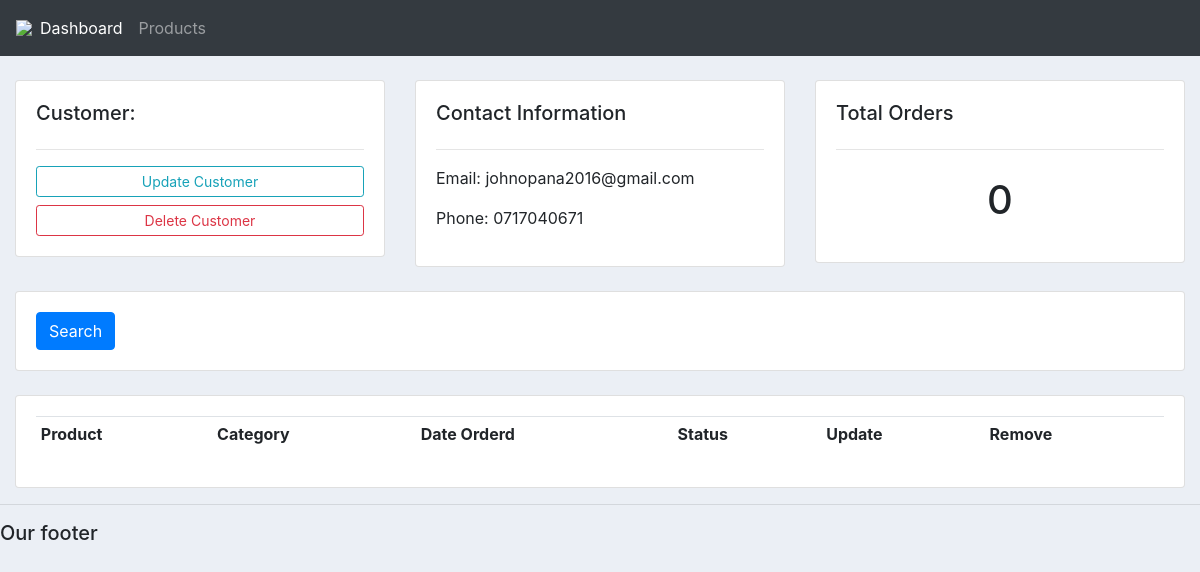
The app's page /customer/1/, older data.
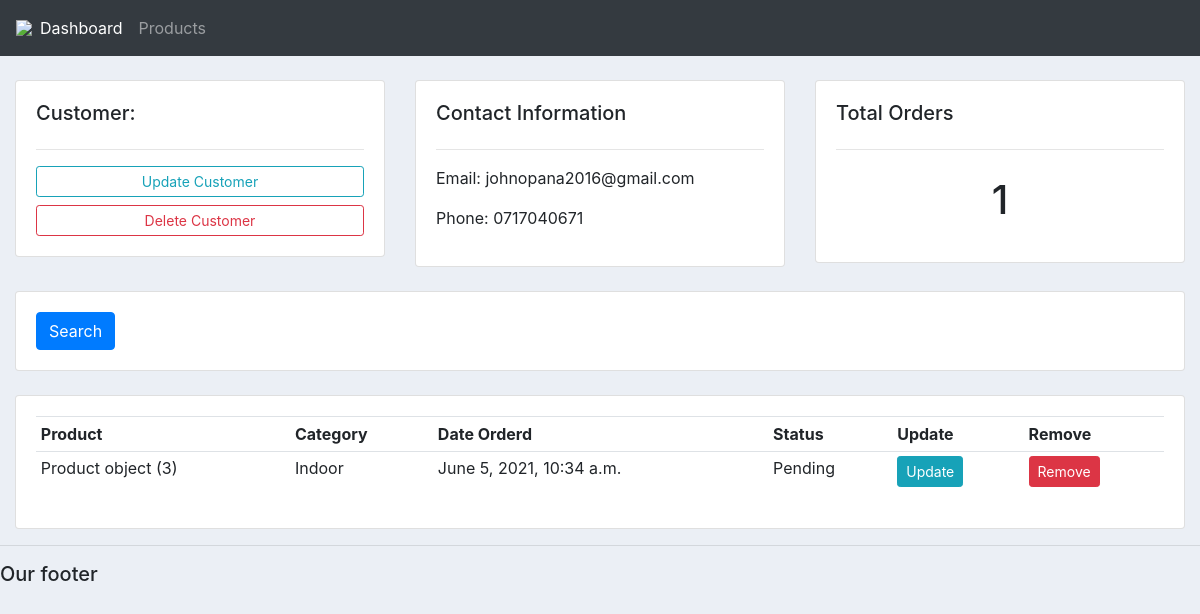
The same page, newer data.
### account/models.py (models this page shows)
class Order(models.Model):
	STATUS = (
			('Pending', 'Pending'),
			('Out for delivery', 'Out for delivery'),
			('Delivered', 'Delivered'),
			)
	customer = models.ForeignKey(Customer,null=True,on_delete=models.SET_NULL)
	product = models.ForeignKey(Product,null=True,on_delete=models.SET_NULL)
	date_created = models.DateTimeField(auto_now_add=True, null=True)
	status = models.CharField(max_length=200, null=True, choices=STATUS)

class Product(models.Model):
    CATEGORY =(
        ('Indoor','indoor'),
        ('Outdoor','Outdoor'),
    )
    Name = models.CharField(max_length=200,null= True)
    price = models.FloatField(null=True)
    category = models.CharField(max_length=200,null=True,choices=CATEGORY)
    description = models.CharField(max_length=200,null=True)
    date_created = models.DateTimeField(auto_now_add=True,null=True)
    tags = models.ManyToManyField(Tag)

### account/views.py (the view)
# urls.py: path('customer/<str:pk_test>/', views.customer, name="customer"),
def customer(request, pk_test):
	customer = Customer.objects.get(id=pk_test)
	orders = customer.order_set.all()
	order_count = orders.count()
	context = {'customer':customer, 'orders':orders, 'order_count':order_count}
	return render(request, 'account/customer.html',context)

### account/templates/account/customer.html
{%  extends 'account/main.html' %}
{% block content %}
	<br>
<div class="row">
	<div class="col-md">
		<div class="card card-body">
			<h5>Customer:</h5>
			<hr>
			<a class="btn btn-outline-info  btn-sm btn-block" href="">Update Customer</a>
			<a class="btn btn-outline-danger  btn-sm btn-block" href="">Delete Customer</a>
		</div>
	</div>
	<div class="col-md">
		<div class="card card-body">
			<h5>Contact Information</h5>
			<hr>
			<p>Email: {{customer.email}}</p>
			<p>Phone: {{customer.phone}}</p>
		</div>
	</div>
	<div class="col-md">
		<div class="card card-body">
			<h5>Total Orders</h5>
			<hr>
			<h1 style="text-align: center;padding: 10px">{{order_count}}</h1>
		</div>
	</div>
</div>
<br>
<div class="row">
	<div class="col">
		<div class="card card-body">
			<form method="get">
		    <button class="btn btn-primary" type="submit">Search</button>
		  </form>
		</div>
	</div>
</div>
<br>
<div class="row">
	<div class="col-md">
		<div class="card card-body">
			<table class="table table-sm">
				<tr>
					<th>Product</th>
					<th>Category</th>
					<th>Date Orderd</th>
					<th>Status</th>
					<th>Update</th>
					<th>Remove</th>
				</tr>
				{% for order in orders %}
				<tr>
					<td>{{order.product}}</td>
					<td>{{order.product.category}}</td>
					<td>{{order.date_created}}</td>
					<td>{{order.status}}</td>
					<td><a class="btn btn-sm btn-info" href="">Update</a></td>
					<td><a class="btn btn-sm btn-danger" href="">Remove</a></td>
				</tr>
				{% endfor %}
			</table>
		</div>
	</div>
</div>
{% endblock %}

Row changes from the older to the newer data that the page shows:
added Order: product "Product object (3)", product.category "Indoor", date_created "June 5, 2021, 10:34 a.m.", status "Pending"
Text that changed along with them:
{{ order_count }}: "0" → "1"
